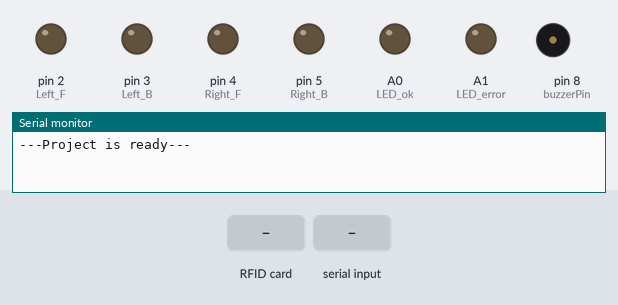
Bench run of a sketch on a simulated Arduino Uno, built with avr-gcc and run on an emulated ATmega328P. Parts: output pins drawn as LEDs (lit = HIGH), buzzer (waves = sounding), the last lines printed to the serial monitor. Dashed ring = blinking. The test bench sets the inputs (shaded band). Pins used as bus, display or sensor lines are not drawn.

Above: at 1.2 s.
1.3 s: RFID card 5E 7A 19 C4 held to the reader
At 1.81 s:
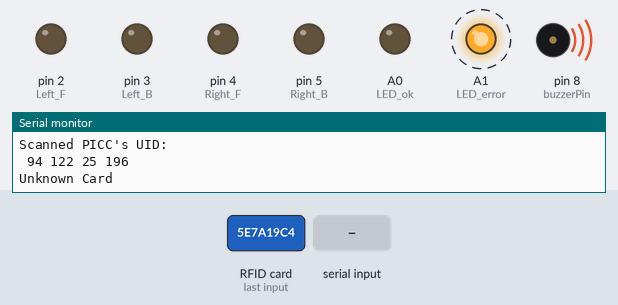
4.3 s: "m" received over the second serial link
At 4.9 s:
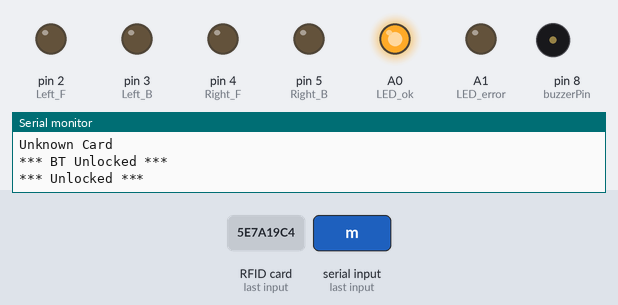
6.6 s: "f" received over the second serial link
At 7.9 s:
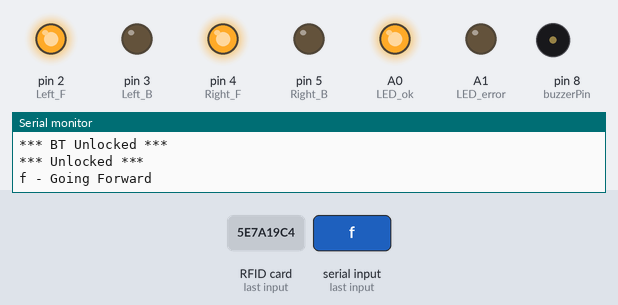
8.2 s: "n" received over the second serial link
At 10.1 s:
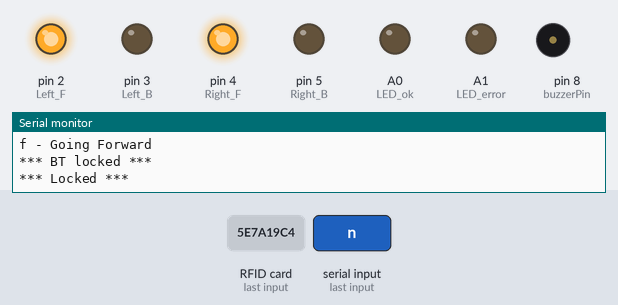
10.4 s: "b" received over the second serial link
At 11.6 s:
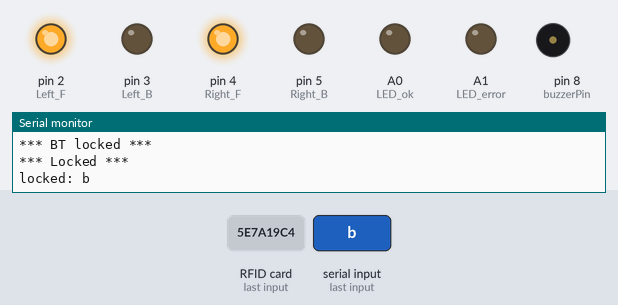
12.0 s: RFID card 5E 7A 19 C4 held to the reader
At 12.58 s:
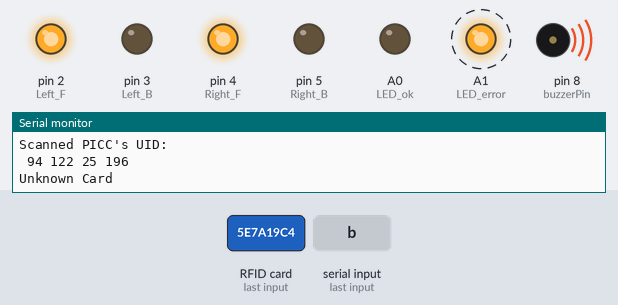
Timing chart, 0 to 15.5 s (numbered marks = the images above; inputs shaded):
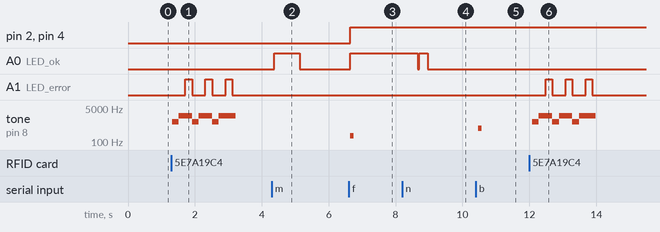

The sketch:

SecureDrive-Rover.ino
```cpp
#include <SPI.h>
#include <MFRC522.h>
#include <SoftwareSerial.h>

// RFID setup
#define SS_PIN 10 // SDA
#define RST_PIN 9 // RST
MFRC522 rfid(SS_PIN, RST_PIN);
MFRC522::MIFARE_Key key;
int unlockCode[] = {67, 109, 178, 14}; // Stored UID for Unlocking
int lockCode[] = {147, 237, 3, 23};    // Stored UID for Unlocking
#define buzzerPin 8
#define LED_ok A0
#define LED_error A1

// Bluetooth setup
SoftwareSerial BT(6, 7); // TX, RX
String readdata;

// Car control pins
#define Left_F 2
#define Left_B 3
#define Right_F 4
#define Right_B 5

bool carUnlocked = false; // Flag to check if the car is unlocked

void setup()
{
    Serial.begin(9600);
    SPI.begin();
    rfid.PCD_Init();
    BT.begin(9600);
    pinMode(buzzerPin, OUTPUT);
    pinMode(LED_ok, OUTPUT);
    pinMode(LED_error, OUTPUT);
    pinMode(Left_F, OUTPUT);
    pinMode(Left_B, OUTPUT);
    pinMode(Right_F, OUTPUT);
    pinMode(Right_B, OUTPUT);
    Serial.println("---Project is ready---\n");
}

void loop()
{
    if (rfid.PICC_IsNewCardPresent())
    {
        readRFID();
    }
    controlCar(); // Always call controlCar to read Bluetooth input
    delay(100);
}

void readRFID()
{
    rfid.PICC_ReadCardSerial();
    Serial.print(F("\nPICC type: "));
    MFRC522::PICC_Type piccType = rfid.PICC_GetType(rfid.uid.sak);
    Serial.println(rfid.PICC_GetTypeName(piccType));

    Serial.println("Scanned PICC's UID:");
    printDec(rfid.uid.uidByte, rfid.uid.size);

    if (isCardMatch(rfid.uid.uidByte, unlockCode))
    {
        if (carUnlocked)
        {
            indicateAlreadyUnlocked();
        }
        else
        {
            indicateSuccess();
        }
    }
    else if (isCardMatch(rfid.uid.uidByte, lockCode))
    {
        if (carUnlocked)
        {
            indicateLock();
        }
        else
        {
            indicateAlreadyLocked();
        }
    }
    else
    {
        Serial.println("\nUnknown Card");
        UnknownCard();
    }

    rfid.PICC_HaltA();
    rfid.PCD_StopCrypto1();
}

bool isCardMatch(byte *card, int *code)
{
    for (int i = 0; i < 4; i++)
    {
        if (int(card[i]) != code[i])
        {
            return false;
        }
    }
    return true;
}

void UnknownCard()
{
    for (int i = 0; i < 3; i++)
    {
        digitalWrite(LED_error, HIGH);
        tone(buzzerPin, 1000, 500);
        digitalWrite(LED_error, LOW);
        delay(200);
        digitalWrite(LED_error, HIGH);
        tone(buzzerPin, 2000, 500);
        digitalWrite(LED_error, LOW);
        delay(200);
        digitalWrite(LED_error, HIGH);
        delay(200);
        digitalWrite(LED_error, LOW);
    }
}

void indicateSuccess()
{
    readdata = "";
    Serial.println("\n*** Unlocked ***\n");
    carUnlocked = true;
    digitalWrite(LED_ok, HIGH);
    for (unsigned char i = 0; i < 80; i++)
    {
        digitalWrite(buzzerPin, HIGH);
        delay(1);
        digitalWrite(buzzerPin, LOW);
        delay(1);
    }
    for (unsigned char i = 0; i < 100; i++)
    {
        digitalWrite(buzzerPin, HIGH);
        delay(2);
        digitalWrite(buzzerPin, LOW);
        delay(2);
    }
    delay(200);
    digitalWrite(LED_ok, LOW);
}

void indicateLock()
{
    readdata = "";
    Serial.println("\n*** Locked ***\n");
    carUnlocked = false;
    digitalWrite(LED_ok, HIGH);
    for (unsigned char i = 0; i < 80; i++)
    {
        digitalWrite(buzzerPin, HIGH);
        delay(2);
        digitalWrite(buzzerPin, LOW);
        delay(2);
    }
    delay(50);
    digitalWrite(LED_ok, LOW);
    delay(50);
    digitalWrite(LED_ok, HIGH);
    for (unsigned char i = 0; i < 100; i++)
    {
        digitalWrite(buzzerPin, HIGH);
        delay(1);
        digitalWrite(buzzerPin, LOW);
        delay(1);
    }
    delay(50);
    digitalWrite(LED_ok, LOW);
}

void indicateAlreadyLocked()
{
    readdata = "";
    digitalWrite(LED_error, HIGH);
    Serial.println("\n*** Already locked ***");
    tone(buzzerPin, 500, 300);
    delay(100);
    digitalWrite(LED_error, LOW);
    delay(50);
    digitalWrite(LED_error, HIGH);
    tone(buzzerPin, 500, 300);
    delay(100);
    digitalWrite(LED_error, LOW);
}

void indicateAlreadyUnlocked()
{
    readdata = "";
    digitalWrite(LED_ok, HIGH);
    Serial.println("\n*** Already Unlocked ***");
    tone(buzzerPin, 1000, 300);
    delay(500);
    digitalWrite(LED_ok, LOW);
}

void printDec(byte *buffer, byte bufferSize)
{
    for (byte i = 0; i < bufferSize; i++)
    {
        Serial.print(buffer[i] < 0x10 ? " 0" : " ");
        Serial.print(buffer[i], DEC);
    }
    Serial.println();
}

void controlCar()
{
    if (BT.available())
    {
        delay(10);
        char c = BT.read();
        readdata = c;

        if (readdata == "m") // unlock car
        {
            if (!carUnlocked)
            {
                Serial.println("\n*** BT Unlocked ***");
                indicateSuccess();
                return;
            }
            else
            {
                indicateAlreadyUnlocked();
                return;
            }
        }
        if (readdata == "n") // lock car
        {
            if (carUnlocked)
            {
                Serial.println("\n*** BT locked ***");
                indicateLock();
                return;
            }
            else
            {
                indicateAlreadyLocked();
                return;
            }
        }

        if (readdata.length() > 0 && !carUnlocked)
        {
            digitalWrite(LED_error, HIGH);
            Serial.print("locked: ");
            Serial.println(readdata);
            tone(buzzerPin, 2100, 100); // play 2100Hz tone for 100ms
            tone(buzzerPin, 500, 100);  // play 500Hz tone for 100ms
            digitalWrite(LED_error, LOW);
            readdata = "";
            return;
        }
    }

    if (readdata.length() > 0)
    {
        Serial.print(readdata);

        if (readdata == "f") // front
        {
            digitalWrite(LED_ok, HIGH);
            tone(buzzerPin, 1500, 100); // play 1500Hz tone for 100ms
            tone(buzzerPin, 200, 100);  // play 200Hz tone for 100ms
            digitalWrite(Left_F, HIGH);
            digitalWrite(Left_B, LOW);
            digitalWrite(Right_F, HIGH);
            digitalWrite(Right_B, LOW);
            Serial.print(" - Going Forward");
        }
        else if (readdata == "b") // back
        {
            digitalWrite(LED_ok, HIGH);
            tone(buzzerPin, 1500, 100); // play 1500Hz tone for 100ms
            tone(buzzerPin, 200, 100);  // play 200Hz tone for 100ms
            digitalWrite(Left_F, LOW);
            digitalWrite(Left_B, HIGH);
            digitalWrite(Right_F, LOW);
            digitalWrite(Right_B, HIGH);
            Serial.print(" - Going Backward");
        }
        else if (readdata == "l") // left
        {
            digitalWrite(LED_ok, HIGH);
            tone(buzzerPin, 1500, 100); // play 1500Hz tone for 100ms
            tone(buzzerPin, 200, 100);  // play 200Hz tone for 100ms
            digitalWrite(Left_F, LOW);
            digitalWrite(Left_B, LOW);
            digitalWrite(Right_F, HIGH);
            digitalWrite(Right_B, LOW);
            Serial.print(" - Going Left");
        }
        else if (readdata == "r") // right
        {
            digitalWrite(LED_ok, HIGH);
            tone(buzzerPin, 1500, 100); // play 1500Hz tone for 100ms
            tone(buzzerPin, 200, 100);  // play 200Hz tone for 100ms
            digitalWrite(Left_F, HIGH);
            digitalWrite(Left_B, LOW);
            digitalWrite(Right_F, LOW);
            digitalWrite(Right_B, LOW);
            Serial.print(" - Going Right");
        }
        else if (readdata == "x")
        {
            digitalWrite(LED_ok, LOW);
            tone(buzzerPin, 1500, 100); // play 1500Hz tone for 100ms
            tone(buzzerPin, 200, 100);  // play 200Hz tone for 100ms
            stop();
        }

        readdata = "";
        Serial.println();
        // Serial.println("***Memory - Cleared***\n");
    }
}

void stop()
{
    digitalWrite(Left_F, LOW);
    digitalWrite(Left_B, LOW);
    digitalWrite(Right_F, LOW);
    digitalWrite(Right_B, LOW);
    Serial.println(" - Stopping");
    // delay(100);
}
```

Measured:
- after the input at 1.3 s, A1 (LED_error): alternates HIGH for 0.20 s and LOW for 0.40 s, 6 changes in all, then stays LOW, starting after 0.42 s; tone on pin 8 (buzzerPin): plays 1000 Hz for 0.20 s, 2000 Hz for 0.40 s, 1000 Hz for 0.20 s, 2000 Hz for 0.40 s, 1000 Hz for 0.20 s, 2000 Hz for 0.50 s, starting at once
- after the input at 4.3 s, A0 (LED_ok): LOW → HIGH after 0.08 s, → LOW 0.76 s later
- after the input at 6.6 s, pin 2 (Left_F), pin 4 (Right_F), A0 (LED_ok): LOW → HIGH after 0.05 s; tone on pin 8 (buzzerPin): silent → 200 Hz after 0.05 s, → silent 0.10 s later
- after the input at 8.2 s, A0 (LED_ok): HIGH → LOW after 0.46 s, → HIGH 0.05 s later, → LOW 0.25 s later
- after the input at 10.4 s, tone on pin 8 (buzzerPin): silent → 500 Hz after 0.07 s, → silent 0.10 s later
- after the input at 12.0 s, A1 (LED_error): alternates HIGH for 0.20 s and LOW for 0.40 s, 6 changes in all, then stays LOW, starting after 0.49 s; tone on pin 8 (buzzerPin): plays 1000 Hz for 0.20 s, 2000 Hz for 0.40 s, 1000 Hz for 0.20 s, 2000 Hz for 0.40 s, 1000 Hz for 0.20 s, 2000 Hz for 0.50 s, starting after 0.09 s
